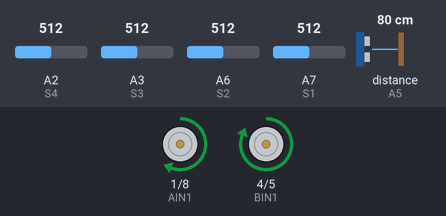
Recording of a sketch running on a simulated Arduino Nano, built with avr-gcc and run on an emulated ATmega328P. Parts: motor-driver pin pairs drawn as motors (green arrow = first pin HIGH = forward, orange = second pin HIGH = backward, longer = more drive, scaled by the enable pin). Wiring (inferred from the names in the program): ultrasonic range finder: trigger A4; echo A5. The inputs (shaded band) are chosen by the test bench; at power-on: distance to the obstacle (sensor on A5) 80 cm, A2 (S4) = 512, A3 (S3) = 512, A6 (S2) = 512, A7 (S1) = 512. The echo pulse lasts 58.3 µs per cm.

Above: at 1.2 s.
1.3 s: distance to the obstacle (sensor on A5) set to 12 cm
2.8 s: distance to the obstacle (sensor on A5) set to 9 cm
At 3.6 s:
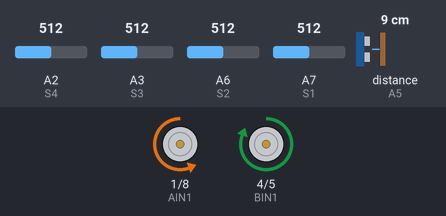
5.8 s: distance to the obstacle (sensor on A5) set to 18 cm
At 7.0 s:
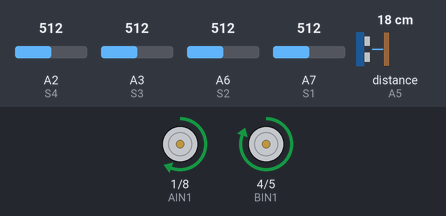
7.3 s: A2 (S4) set to 486
At 8.1 s:
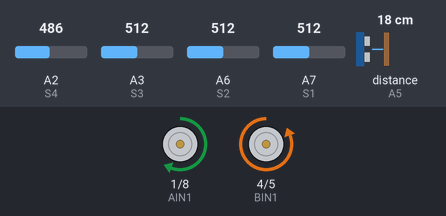
8.8 s: distance to the obstacle (sensor on A5) set to 2 cm
At 8.9 s:
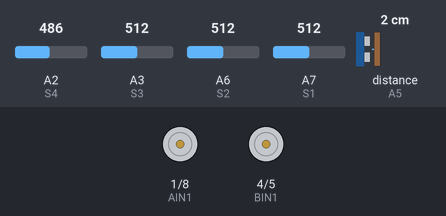
11.8 s: distance to the obstacle (sensor on A5) set to 35 cm
Timing chart, 0 to 14.3 s (numbered marks = the images above; inputs shaded):
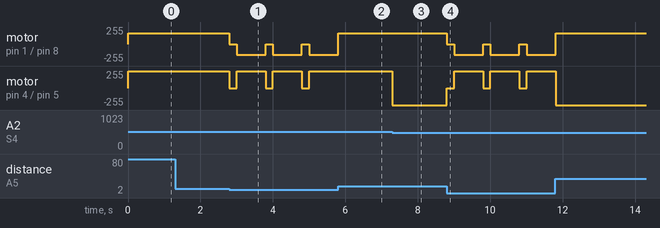

The sketch:

Maze_solver_2.ino
```cpp
// ================= MOTOR PINS =================
// Motor A (Left)
#define PWMA 6
#define AIN1 1   // Note: Shared with Serial TX.
#define AIN2 8

// Motor B (Right)
#define PWMB 7
#define BIN1 4
#define BIN2 5

// ================= IR SENSORS =================
#define S1 A7
#define S2 A6
#define S3 A3
#define S4 A2

// ================= ULTRASONIC =================
#define TRIG A4
#define ECHO A5

// ================= SETTINGS =================
const int BASE_SPEED = 160;    // Higher base power for the weak motor
const int TURN_SPEED = 160;
const int THRESHOLD = 500;
const int WALL_STOP_DIST = 10;

/* CALIBRATION:
  If the robot still veers LEFT: Increase RIGHT_OFFSET (slows down the right wheel).
  If the robot veers RIGHT: Decrease RIGHT_OFFSET.
*/
const int RIGHT_OFFSET = 30;   // Adjusted for higher base speed

// ================= SETUP =================
void setup() {
  pinMode(PWMA, OUTPUT);
  pinMode(AIN1, OUTPUT);
  pinMode(AIN2, OUTPUT);
  pinMode(PWMB, OUTPUT);
  pinMode(BIN1, OUTPUT);
  pinMode(BIN2, OUTPUT);

  pinMode(TRIG, OUTPUT);
  pinMode(ECHO, INPUT);
}

// ================= MAIN LOOP =================
void loop() {
  long distance = getDistance();

  if (distance > 0 && distance < WALL_STOP_DIST) {
    stopMotors();
    delay(200);
    uTurn();
  }
  else {
    mazeLogic();
  }
}

// ================= MAZE LOGIC =================
void mazeLogic() {
  int s1 = analogRead(S1);
  int s2 = analogRead(S2);
  int s3 = analogRead(S3);
  int s4 = analogRead(S4);

  bool L  = (s1 < THRESHOLD);
  bool LC = (s2 < THRESHOLD);
  bool RC = (s3 < THRESHOLD);
  bool R  = (s4 < THRESHOLD);

  if (L && LC && RC && R) {
    uTurn();
  }
  else if ((LC && RC) || (L && R)) {
    moveForward();
  }
  else if (L || LC) {
    turnLeft();
  }
  else if (R || RC) {
    turnRight();
  }
  else if (RC && LC && R) {
    turnLeft();
  }
  else if (RC && LC && L) {
    turnLeft();
  }
  else if (R || L) {
    moveForward();
  }
  else {
    moveForward();
  }
}

// ================= MOTOR FUNCTIONS =================

void moveForward() {
  // Left Motor (A) - Full Power
  digitalWrite(AIN1, HIGH);
  digitalWrite(AIN2, LOW);
  analogWrite(PWMA, BASE_SPEED);

  // Right Motor (B) - Reduced to match Left
  digitalWrite(BIN1, HIGH);
  digitalWrite(BIN2, LOW);
  analogWrite(PWMB, BASE_SPEED - RIGHT_OFFSET);
}

void turnLeft() {
  // Pivot Left
  digitalWrite(AIN1, LOW);
  digitalWrite(AIN2, HIGH);
  analogWrite(PWMA, TURN_SPEED);

  digitalWrite(BIN1, HIGH);
  digitalWrite(BIN2, LOW);
  analogWrite(PWMB, TURN_SPEED - RIGHT_OFFSET);
}

void turnRight() {
  // Pivot Right
  digitalWrite(AIN1, HIGH);
  digitalWrite(AIN2, LOW);
  analogWrite(PWMA, TURN_SPEED);

  digitalWrite(BIN1, LOW);
  digitalWrite(BIN2, HIGH);
  analogWrite(PWMB, TURN_SPEED - RIGHT_OFFSET);
}

void uTurn() {
  digitalWrite(AIN1, LOW);
  digitalWrite(AIN2, HIGH);
  analogWrite(PWMA, TURN_SPEED);

  digitalWrite(BIN1, HIGH);
  digitalWrite(BIN2, LOW);
  analogWrite(PWMB, TURN_SPEED - RIGHT_OFFSET);

  delay(800);
  stopMotors();
}

void stopMotors() {
  analogWrite(PWMA, 0);
  analogWrite(PWMB, 0);
}

// ================= SENSORS =================

long getDistance() {
  digitalWrite(TRIG, LOW);
  delayMicroseconds(2);
  digitalWrite(TRIG, HIGH);
  delayMicroseconds(10);
  digitalWrite(TRIG, LOW);

  long duration = pulseIn(ECHO, HIGH, 20000);
  if (duration == 0) return 0;
  return duration * 0.034 / 2;
}
```

Measured:
- the behaviour switches between 11 and 10 cm on distance to the obstacle (sensor on A5) (found by bisection; images 0 and 1)
- the behaviour switches between 500 and 499 on A2 (S4) (found by bisection; images 2 and 3)
- after the input at 1.3 s, every drawn part: stays the same
- after the input at 2.8 s, motor on pin 1 (AIN1) / pin 8 (AIN2): alternates backward 160/255 for 0.80 s and stopped for 0.20 s, starting at once; motor on pin 4 (BIN1) / pin 5 (BIN2): alternates forward 255/255 for 0.80 s and stopped for 0.20 s, starting at once
- after the input at 5.8 s, motor on pin 4 (BIN1) / pin 5 (BIN2): stops changing and stays forward 255/255
- after the input at 7.3 s, motor on pin 4 (BIN1) / pin 5 (BIN2): forward 255/255 → backward 255/255 at once
- after the input at 8.8 s, motor on pin 1 (AIN1) / pin 8 (AIN2): alternates backward 160/255 for 0.80 s and stopped for 0.20 s, starting at once; motor on pin 4 (BIN1) / pin 5 (BIN2): alternates forward 255/255 for 0.80 s and stopped for 0.20 s, starting at once
